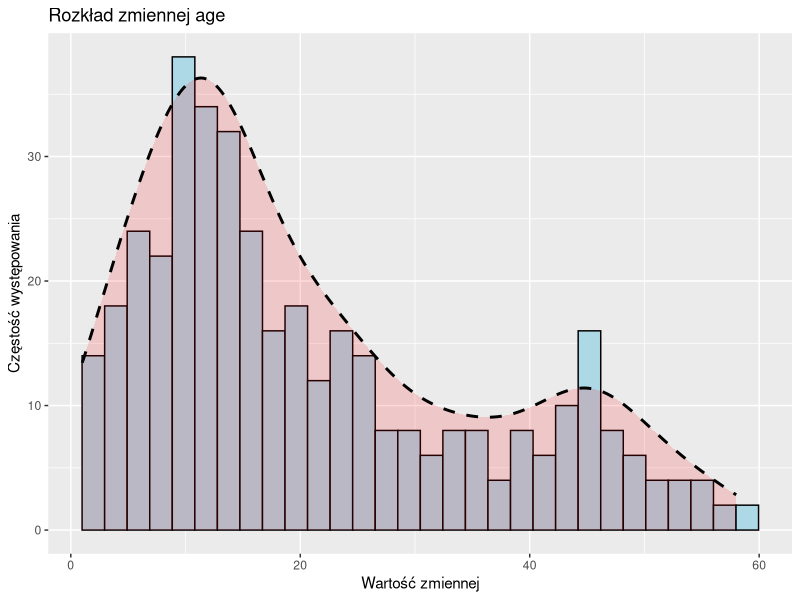
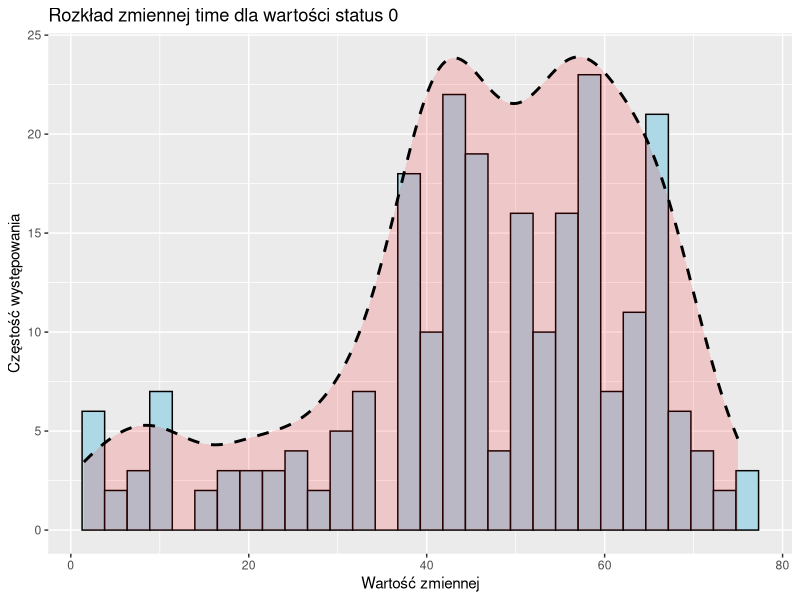
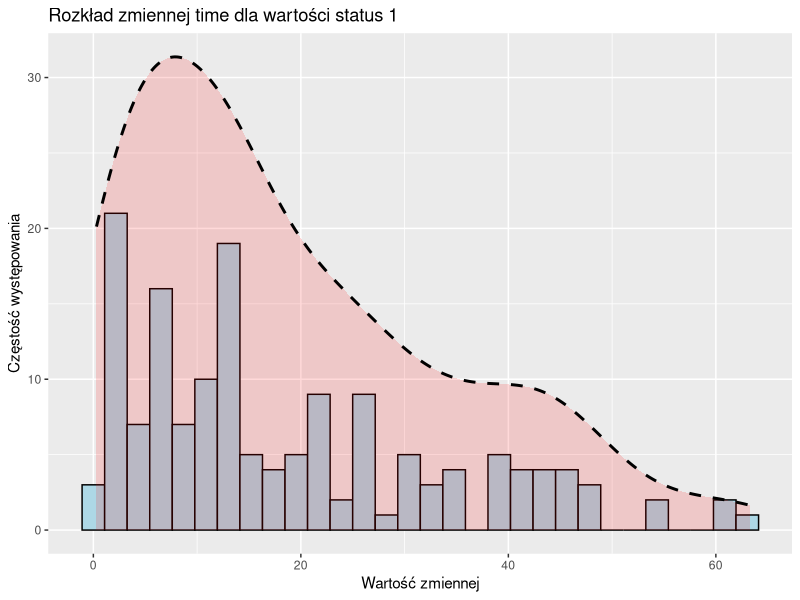
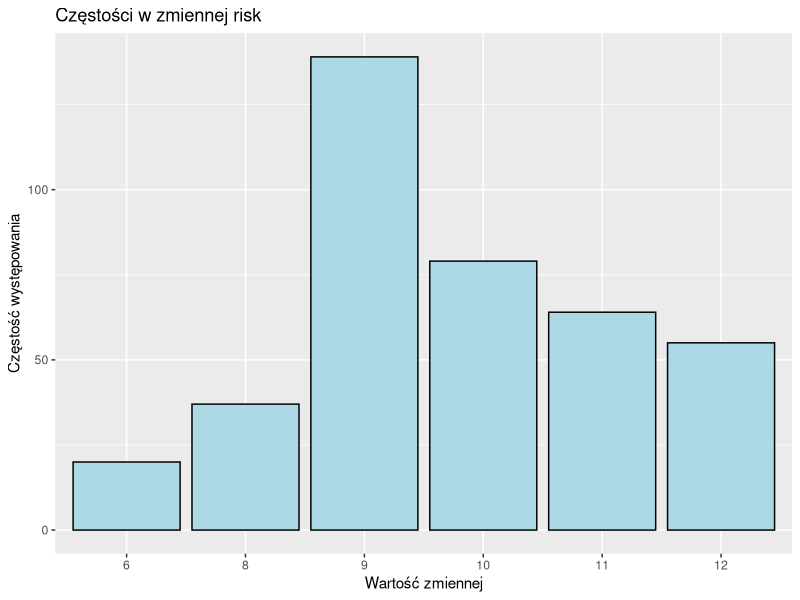
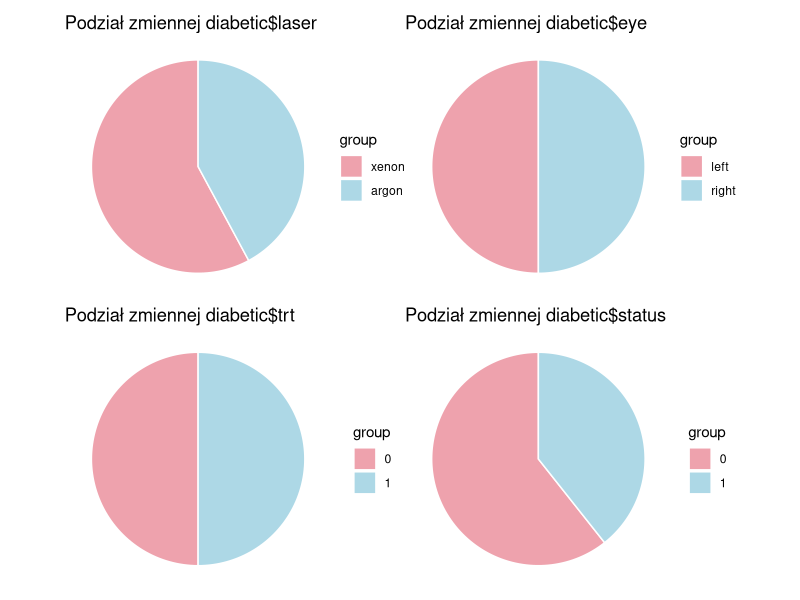
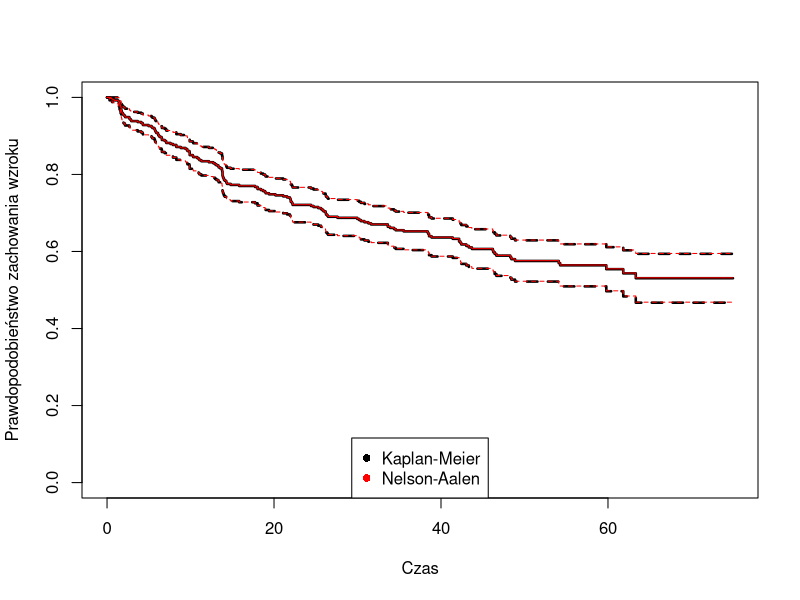
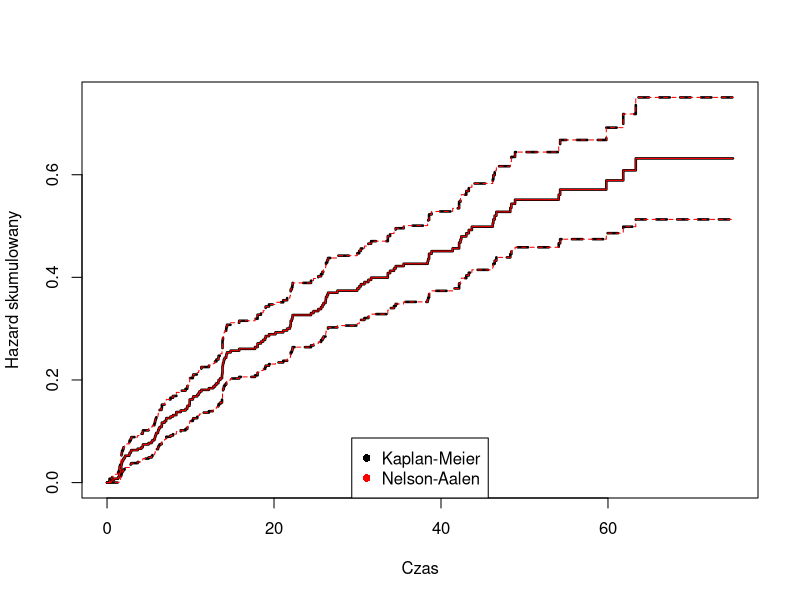
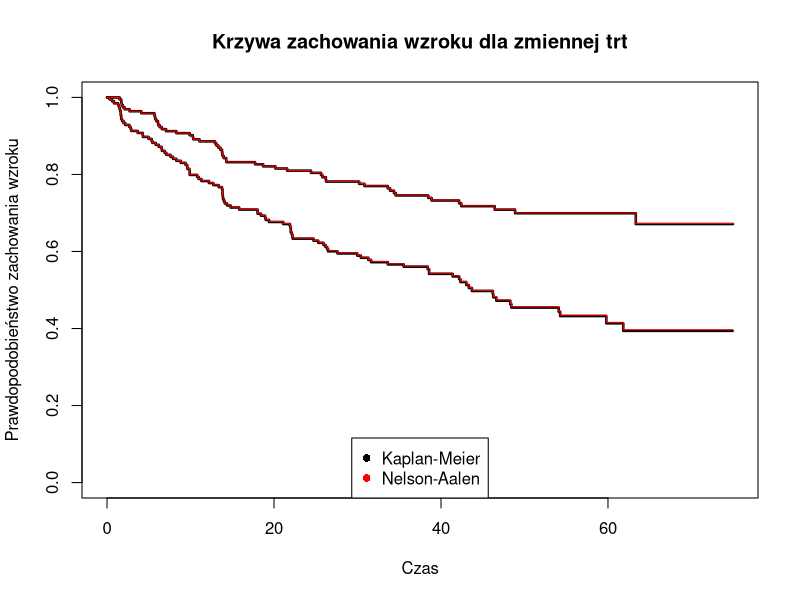

Reproduce these figures in R, in order.
## ---- chunk 1
knitr::opts_chunk$set(echo = TRUE)
knitr::opts_chunk$set(warning = FALSE)
## ---- chunk 2
library(survival)
library(survMisc)
library(gtools)
library(ggplot2)
library(dplyr)
library(tidyr)
library(patchwork)
library(glue)
library(ggfortify)
## ---- chunk 3
diabetic <- survival::diabetic


summary(diabetic)
## ---- chunk 4

diabetic <- diabetic %>%
  mutate(trt = as.factor(as.character(trt)),
         risk = as.factor(risk),
         status = as.factor(status))

## ---- chunk 5
age <- diabetic %>% dplyr::select(c(age))
df_age <- data.frame(age)

ggplot(df_age, aes(x=age))+
    geom_histogram(colour = 1,
                   fill = "lightblue",
                   bins=30) +
  ggtitle("Rozkład zmiennej age")+
  ylab("Częstość występowania")+
  xlab("Wartość zmiennej")+
  geom_density(aes(y = ..density.. *1000),
               lwd = 1,
               linetype = 2,
               colour= 1,
               fill = 'red',
               alpha = 0.15)

time <- diabetic %>% dplyr::filter(status==0) %>% dplyr::select(c(time))
df_time_nostatus <- data.frame(time)

ggplot(df_time_nostatus, aes(x=time))+
    geom_histogram(colour = 1,
                   fill = "lightblue",
                   bins=30) +
  ggtitle("Rozkład zmiennej time dla wartości status 0")+
  ylab("Częstość występowania")+
  xlab("Wartość zmiennej")+
  geom_density(aes(y = ..density.. *1000),
               lwd = 1,
               linetype = 2,
               colour= 1,
               fill = 'red',
               alpha = 0.15)

time <- diabetic %>% dplyr::filter(status==1) %>% dplyr::select(c(time))
df_time_status <- data.frame(time)

ggplot(df_time_status, aes(x=time))+
    geom_histogram(colour = 1,
                   fill = "lightblue",
                   bins=30) +
  ggtitle("Rozkład zmiennej time dla wartości status 1")+
  ylab("Częstość występowania")+
  xlab("Wartość zmiennej")+
  geom_density(aes(y = ..density.. *1000),
               lwd = 1,
               linetype = 2,
               colour= 1,
               fill = 'red',
               alpha = 0.15)

risk <- diabetic %>% dplyr::select(c(risk))
df_risk <- data.frame(risk)

ggplot(df_risk, aes(x=risk))+
    geom_bar(colour = 1,
                   fill = "lightblue") +
  ggtitle("Częstości w zmiennej risk")+
  ylab("Częstość występowania")+
  xlab("Wartość zmiennej")


generate_pie <- function(column){
  name <- deparse(substitute(column))
  df <- data.frame(column)
  agg <- df %>% count(df[,1]) %>% as.data.frame()
  colnames(agg)[1] <- 'group'
  p1 <- ggplot(agg, aes(x = "", y=n, fill=group)) +
    geom_bar(stat = 'identity', width = 1, color='white')+
    ggtitle(glue("Podział zmiennej {name}"))+
    coord_polar('y', start=0)+
    scale_fill_manual(values=c("lightpink2", 'lightblue'))+
    theme_void()
  
  return(p1)
}

p_1 <- generate_pie(diabetic$laser)
p_2 <- generate_pie(diabetic$eye)
p_3 <- generate_pie(diabetic$trt)
p_4<- generate_pie(diabetic$status)

p_1 + p_2 + p_3 + p_4


diabetic <- diabetic %>%
  mutate(status = as.numeric(status))
## ---- chunk 6
mod.1 <- survfit(Surv(time, status) ~ 1, conf.type="plain", data=diabetic)
mod.2 <- survfit(Surv(time, status) ~ 1, conf.type="plain", type="fleming-harrington", data=diabetic)

plot(mod.1, xlab="Czas", ylab="Prawdopodobieństwo zachowania wzroku", col = 'black', pch=16, lwd = 2.5)
lines(mod.2, col="red", pch=16)
legend(x = 'bottom', legend = c('Kaplan-Meier','Nelson-Aalen'), col = c('black','red'), pch=16)
## ---- chunk 7
plot(mod.1, fun="cumhaz", xlab="Czas", ylab="Hazard skumulowany", col = 'black', lwd = 2.5)
lines(mod.2, fun="cumhaz", col="red")
legend(x = 'bottom', legend = c('Kaplan-Meier','Nelson-Aalen'), col = c('black','red'), pch=16)

rm(mod.1)
rm(mod.2)
## ---- chunk 8
mod.km.trt <- survfit(Surv(time, status) ~ trt, conf.type="plain", data=diabetic)
mod.na.trt <- survfit(Surv(time, status) ~ trt, conf.type="plain", data=diabetic, type="fleming-harrington")



plot(mod.km.trt, xlab="Czas", ylab="Prawdopodobieństwo zachowania wzroku", col = 'black', lwd = 2.5, main="Krzywa zachowania wzroku dla zmiennej trt")
lines(mod.na.trt, col="red")
legend(x = 'bottom', legend = c('Kaplan-Meier','Nelson-Aalen'), col = c('black','red'), pch=16)

mod.km.age <- survfit(Surv(time, status) ~ age, conf.type="plain", data=diabetic)
mod.na.age <- survfit(Surv(time, status) ~ age, conf.type="plain", data=diabetic, type="fleming-harrington")

plot(mod.km.age, xlab="Czas", ylab="Prawdopodobieństwo zachowania wzroku", col = 'black', main="Krzywa zachowania wzroku dla zmiennej age")
lines(mod.na.age, col="red")
legend(x = 'bottom', legend = c('Kaplan-Meier','Nelson-Aalen'), col = c('black','red'), pch=16)

## ---- chunk 9
autoplot(mod.km.trt, xlab="Czas", ylab="Prawdopodobieństwo zachowania wzroku", main = "Krzywa zachowania wzroku dla zmiennej trt")
## ---- chunk 10
diabetic$ageCat <- quantcut(diabetic$age,q=4)

mod.km.ageCat <- survfit(Surv(time, status) ~ ageCat, conf.type="plain", data=diabetic)
mod.na.ageCat <- survfit(Surv(time, status) ~ ageCat, conf.type="plain", data=diabetic, type="fleming-harrington")

plot(mod.km.ageCat, xlab="Czas", ylab="Prawdopodobieństwo zachowania wzroku", col = 'black', lwd = 2.5, main="Krzywa zachowania wzroku dla zmiennej ageCat (po faktoryzacji)")
lines(mod.na.ageCat, col="red")
legend(x = 'bottom', legend = c('Kaplan-Meier','Nelson-Aalen'), col = c('black','red'), pch=16)
## ---- chunk 11
mod.km.laser <- survfit(Surv(time, status) ~ laser, conf.type="plain", data=diabetic)
mod.na.laser <- survfit(Surv(time, status) ~ laser, conf.type="plain", data=diabetic, type="fleming-harrington")

plot(mod.km.laser, xlab="Czas", ylab="Prawdopodobieństwo zachowania wzroku", col = 'black',lwd = 2.5, main="Krzywa zachowania wzroku dla zmiennej laser")
lines(mod.na.laser, col="red")
legend(x = 'bottom', legend = c('Kaplan-Meier','Nelson-Aalen'), col = c('black','red'), pch=16)
autoplot(mod.km.laser, xlab="Czas", ylab="Prawdopodobieństwo zachowania wzroku", main = "Krzywa zachowania wzroku dla zmiennej laser")

mod.km.eye <- survfit(Surv(time, status) ~ eye, conf.type="plain", data=diabetic)
mod.na.eye <- survfit(Surv(time, status) ~ eye, conf.type="plain", data=diabetic, type="fleming-harrington")

plot(mod.km.eye, xlab="Czas", ylab="Prawdopodobieństwo zachowania wzroku", col = 'black',lwd = 2.5, main="Krzywa zachowania wzroku dla zmiennej eye")
lines(mod.na.eye, col="red")
legend(x = 'bottom', legend = c('Kaplan-Meier','Nelson-Aalen'), col = c('black','red'), pch=16)
autoplot(mod.km.eye, xlab="Czas", ylab="Prawdopodobieństwo zachowania wzroku", main = "Krzywa zachowania wzroku dla zmiennej eye")

mod.km.risk <- survfit(Surv(time, status) ~ risk, conf.type="plain", data=diabetic)
mod.na.risk <- survfit(Surv(time, status) ~ risk, conf.type="plain", data=diabetic, type="fleming-harrington")

plot(mod.km.risk, xlab="Czas", ylab="Prawdopodobieństwo zachowania wzroku", col = 'black',lwd = 2.5, main="Krzywa zachowania wzroku dla zmiennej risk")
lines(mod.na.risk, col="red")
legend(x = 'bottom', legend = c('Kaplan-Meier','Nelson-Aalen'), col = c('black','red'), pch=16)
autoplot(mod.km.risk, xlab="Czas", ylab="Prawdopodobieństwo zachowania wzroku", main = "Krzywa zachowania wzroku dla zmiennej risk")

## ---- chunk 12
km_by_trt <- survfit(Surv(time, status) ~ trt, conf.type="plain", data=diabetic)
plot(km_by_trt, col=c("blue", "red"),xlab="Czas",ylab="Prawdopodobieństwo zachowania wzroku", main="Krzywa zachowania wzroku dla grup zmiennej trt")
legend(10,0.3,c("no treatment", "laser"),lty=1, col=c("blue", "red"),bty="n")

test=survdiff(Surv(time, status) ~ trt, data=diabetic, rho=1)
print("Wyniki testu Peto-Peto")
test

test=survdiff(Surv(time, status) ~ trt, data=diabetic, rho=0)
print("Wyniki testu log-rank")
test 

t = ten(km_by_trt)
comp(t,p=c(0,1,1,0.5,0.5),q=c(1,0,1,0.5,2))
a = attr(t, "lrt")

print("Wyniki pozostałych testów")
cbind(a$W, a$pNorm)
## ---- chunk 13
km_by_ageCat <- survfit(Surv(time, status) ~ ageCat, conf.type="plain", data=diabetic)
plot(km_by_ageCat, col=c("blue", "red", "green", "black"),xlab="Czas",ylab="Prawdopodobieństwo zachowania wzroku", main="Krzywa zachowania wzroku dla grup zmiennej ageCat")
legend(10,0.3,c("[1,10]", "(10,16]", "(16,30]", "(30,58]"),lty=1, col=c("blue", "red", "green", "black"),bty="n")

test=survdiff(Surv(time, status) ~ ageCat, data=diabetic, rho=1)
print("Wyniki testu Peto-Peto")
test 

test=survdiff(Surv(time, status) ~ ageCat, data=diabetic, rho=0)
print("Wyniki testu log-rank")
test 

t = ten(km_by_ageCat)
comp(t,p=c(0,1,1,0.5,0.5),q=c(1,0,1,0.5,2))
a=attr(t, 'tft')

print("Wyniki pozostałych testów")
cbind(a$tft$W, a$tft$pNorm)

## ---- chunk 14

km_by_eye <- survfit(Surv(time, status) ~ eye, conf.type="plain", data=diabetic)
plot(km_by_eye, col=c("blue", "red"),xlab="Czas",ylab="Prawdopodobieństwo zachowania wzroku", main="Krzywa zachowania wzroku dla grup zmiennej eye")
legend(10,0.3,c("left", "right"),lty=1, col=c("blue", "red"),bty="n")


test=survdiff(Surv(time, status) ~ eye, data=diabetic, rho=1)
print("Wyniki testu Peto-Peto")
test

test=survdiff(Surv(time, status) ~ eye, data=diabetic, rho=0)
print("Wyniki testu log-rank")
test  

t = ten(km_by_eye)
comp(t,p=c(0,1,1,0.5,0.5),q=c(1,0,1,0.5,2))
a = attr(t, "sup")

print("Wyniki pozostałych testów")
cbind(a$W, a$pSupBr)

## ---- chunk 15
km_by_laser <- survfit(Surv(time, status) ~ laser, conf.type="plain", data=diabetic)
plot(km_by_laser, col=c("blue", "red"),xlab="Czas",ylab="Prawdopodobieństwo zachowania wzroku", main="Krzywa zachowania wzroku dla grup zmiennej laser")
legend(10,0.3,c("xenon", "argon"),lty=1, col=c("blue", "red"),bty="n")

test=survdiff(Surv(time, status) ~ laser, data=diabetic, rho=1)
print("Wyniki testu Peto-Peto")
test

test=survdiff(Surv(time, status) ~ laser, data=diabetic, rho=0)
print("Wyniki testu log-rank")
test  

t = ten(km_by_laser)
comp(t,p=c(0,1,1,0.5,0.5),q=c(1,0,1,0.5,2))
a = attr(t, "sup")

print("Wyniki pozostałych testów")
cbind(a$W, a$pSupBr)
## ---- chunk 16
km_by_risk <- survfit(Surv(time, status) ~ risk, conf.type="plain", data=diabetic)
plot(km_by_risk, col=c("blue", "red", "green"
, "purple","grey", 'black'),xlab="Czas",ylab="Prawdopodobieństwo zachowania wzroku", main="Krzywa zachowania wzroku dla grup zmiennej risk")
legend(x='bottom',0.3,c("6", "8", "9", "10", "11", "12"),lty=1, col=c("blue", "red", "green"
, "purple","grey", 'black'),bty="n")

test=survdiff(Surv(time, status) ~ risk, data=diabetic, rho=1)
print("Wyniki testu Peto-Peto")
test

test=survdiff(Surv(time, status) ~ risk, data=diabetic, rho=0)
print("Wyniki testu log-rank")
test  

t = ten(km_by_risk)
comp(t,p=c(0,1,1,0.5,0.5),q=c(1,0,1,0.5,2))
a = attr(t, "tft")

print("Wyniki pozostałych testów")
cbind(a$tft$W, a$tft$pNorm)
## ---- chunk 17
diabetic$age_fct <- factor((diabetic$age>median(diabetic$age))*1)

km_by_age_fct <- survfit(Surv(time, status) ~ age_fct, conf.type="plain", data=diabetic)
plot(km_by_age_fct, col=c("blue", "red"),xlab="Czas",ylab="Prawdopodobieństwo zachowania wzroku", main="Krzywa zachowania wzroku dla grup zmiennej age_fct")
legend(10,0.3,c("<= median", "> median"),lty=1, col=c("blue", "red"),bty="n")

test=survdiff(Surv(time, status) ~ age_fct, data=diabetic, rho=1)
print("Wyniki testu Peto-Peto")
test

test=survdiff(Surv(time, status) ~ age_fct, data=diabetic, rho=0)
print("Wyniki testu log-rank")
test  

t = ten(km_by_age_fct)
comp(t,p=c(0,1,1,0.5,0.5),q=c(1,0,1,0.5,2))
a = attr(t, "sup")

print("Wyniki pozostałych testów")
cbind(a$W, a$pSupBr)
## ---- chunk 18
diabetic$risk_fct <- factor((as.numeric(diabetic$risk)>=4)*1)

km_by_risk_fct <- survfit(Surv(time, status) ~ risk_fct, conf.type="plain", data=diabetic)
plot(km_by_risk_fct, col=c("blue", "red"),xlab="Czas",ylab="Prawdopodobieństwo zachowania wzroku", main="Krzywa zachowania wzroku dla grup zmiennej risk_fct")
legend(10,0.3,c("< 10", ">= 10"),lty=1, col=c("blue", "red"),bty="n")

test=survdiff(Surv(time, status) ~ risk_fct, data=diabetic, rho=1)
print("Wyniki testu Peto-Peto")
test

test=survdiff(Surv(time, status) ~ risk_fct, data=diabetic, rho=0)
print("Wyniki testu log-rank")
test  

t = ten(km_by_risk_fct)
comp(t,p=c(0,1,1,0.5,0.5),q=c(1,0,1,0.5,2))
a = attr(t, "lrt")

print("Wyniki pozostałych testów")
cbind(a$W, a$pNorm)
## ---- chunk 19
Cox=coxph(Surv(time, status)~laser+age_fct+eye+trt+risk_fct, data=diabetic)
summary(Cox)
library(MASS)
stepAIC(Cox,direction="backward")
## ---- chunk 20
Cox=coxph(Surv(time, status) ~ risk_fct + trt, data=diabetic)
summary(Cox)
## ---- chunk 21
Prop=cox.zph(Cox,transform="identity")
print(Prop)
plot(Prop, main = "Identity transform")

Prop=cox.zph(Cox,transform="rank")
print(Prop)
plot(Prop, main = "Rank transform")

Prop=cox.zph(Cox,transform="km")
print(Prop)
plot(Prop, main = "KM transform")

reszty=resid(Cox, type="scaledsch")
Time=as.numeric(rownames(reszty))
zmienne=c('trt','risk')
for (i in 1:2) 
{plot(log(Time), reszty[,i], xlab="ln(Czas)",main=zmienne[i],
      ylab="Skalowane reszty Schoenfelda",pch=20, cex=0.7)
  lines( smooth.spline(log(Time), reszty[,i] ), lwd=3 )
}
## ---- chunk 22
deviance <- residuals(Cox,type="deviance")
lin.pred <- Cox$linear.predictors
plot(lin.pred, deviance, xlab="Liniowy predyktor", ylab="Reszty odchyleń", cex=0.5, pch=20)
abline(h=3,lty=3)
diabetic$deviance <- deviance
to.del.1 <- which(diabetic$deviance>3)
## ---- chunk 23
df.beta <- residuals(Cox,type="dfbeta")
n <- dim(df.beta)[1]
obs.nr <- c(1:n)
for (j in 1:2) {
  plot(obs.nr, df.beta[,j], xlab="Numer jednostki", ylab="Przyrost oceny parametru", main=zmienne[j])
}
to.del.2 <- which(abs(df.beta[,1]) > (0.01))
to.del.3 <- which(abs(df.beta[,2])>(0.01))
## ---- chunk 24
c <- sort(unique(c(to.del.1, to.del.2, to.del.3)))
diabetic.red <- diabetic[-c,] 
Cox2 <- coxph(Surv(time, status) ~ trt + risk_fct, data=diabetic.red)
summary(Cox2)
## ---- chunk 25
Prop=cox.zph(Cox2,transform="identity")
print(Prop)
plot(Prop, main = "Identity transform")

Prop=cox.zph(Cox2,transform="rank")
print(Prop)
plot(Prop, main = "Rank transform")

Prop=cox.zph(Cox2,transform="km")
print(Prop)
plot(Prop, main = "KM transform")
